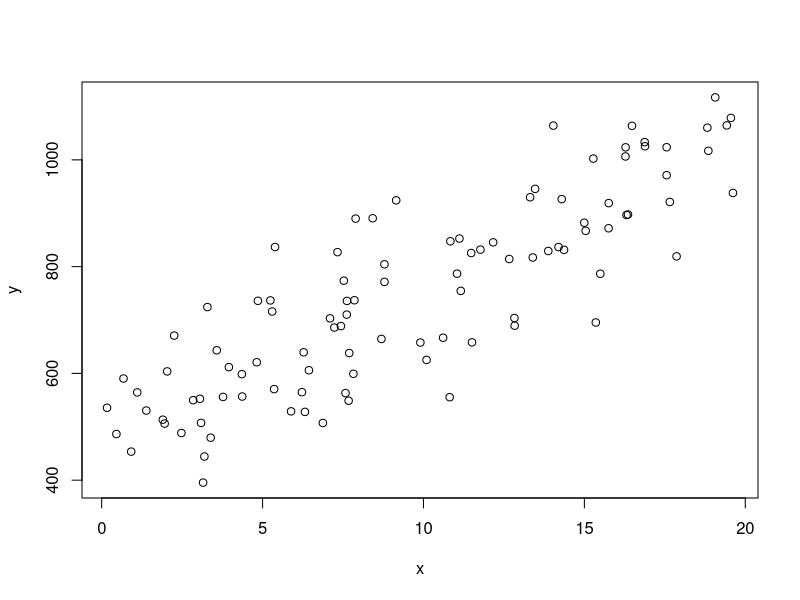
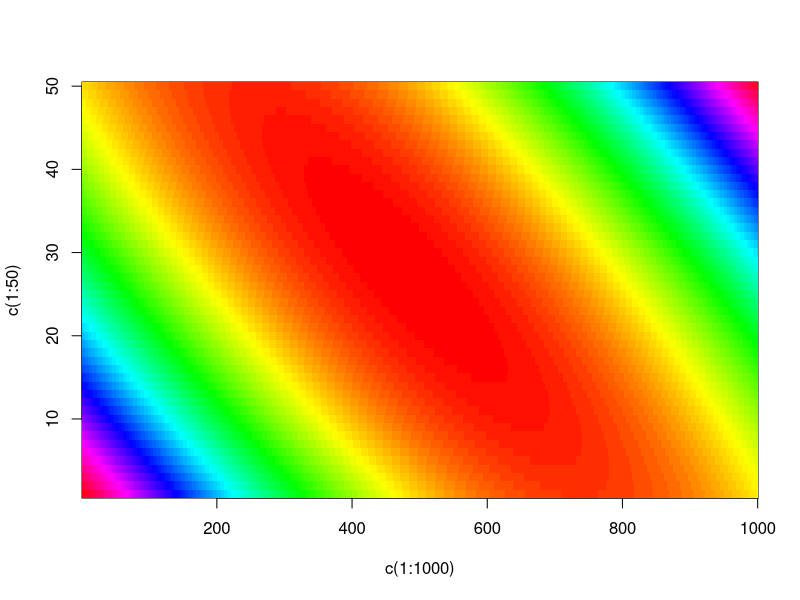
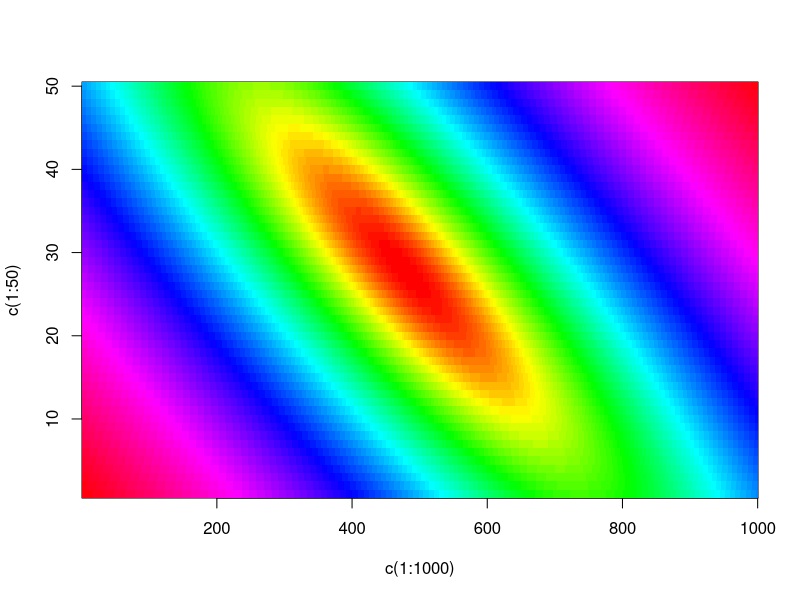
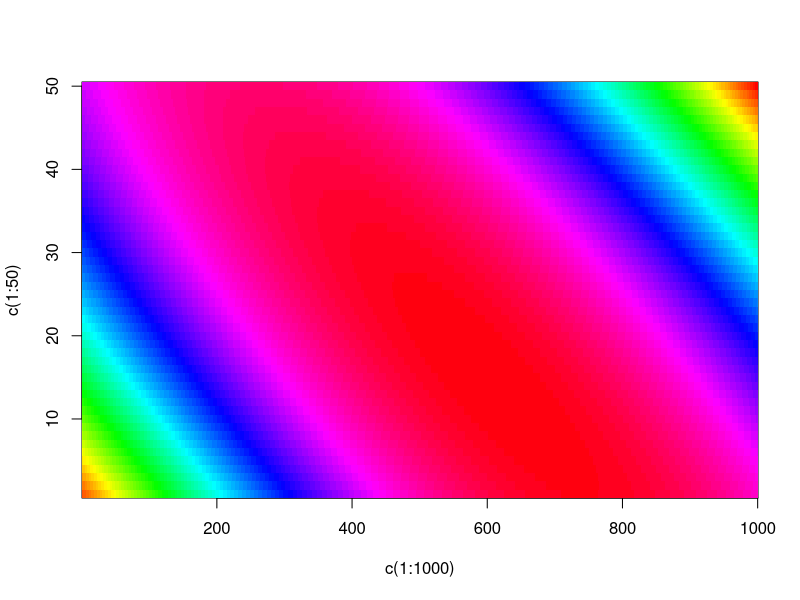

Recreate these plots in R, in order.
# Quiz 5 Chongyi Xu 1531273
set.seed(12)
n = 100
x = runif(n, 0, 20)
y = 500 + 25 * x + rnorm(n, 0, 100)
plot(x, y)

# a) Perfrom regression on the data and report the OLs estimates
model.1 <- lm(y ~ x)
# Report the OLS estimates
model.1$coefficients

# b) make an array called alpha.values taking integer values from 1 to 1000
alpha.values <- 1:1000
# make an array called beta.values taking integer values from 1 to 50
beta.values <- 1:50
# compute all the y-values to the x values in the data and store the resulting SSE values in a matrix 1000 x 50
sse = matrix(nrow = 1000, ncol = 50)
for (i in 1:1000) {
  for (j in 1:50) {
    sse[i, j] = sum((y - alpha.values[i] - beta.values[j] * x) ^ 2)
  }
}
image(c(1:1000), c(1:50), sse, col = rainbow(100))
image(c(1:1000), c(1:50), log(sse), col = rainbow(100))


# c) find and view the matrix of values for the cross-term
crossTerm = matrix(nrow = 1000, ncol = 50)
for (i in 1:1000) {
  for (j in 1:50) {
    crossTerm[i, j] = sum((y - alpha.values[i] - beta.values[j] * x) * 
                            (alpha.values[i] + beta.values[j] * x - mean(y)))
  }
}
image(c(1:1000), c(1:50), crossTerm, col = rainbow(100))
